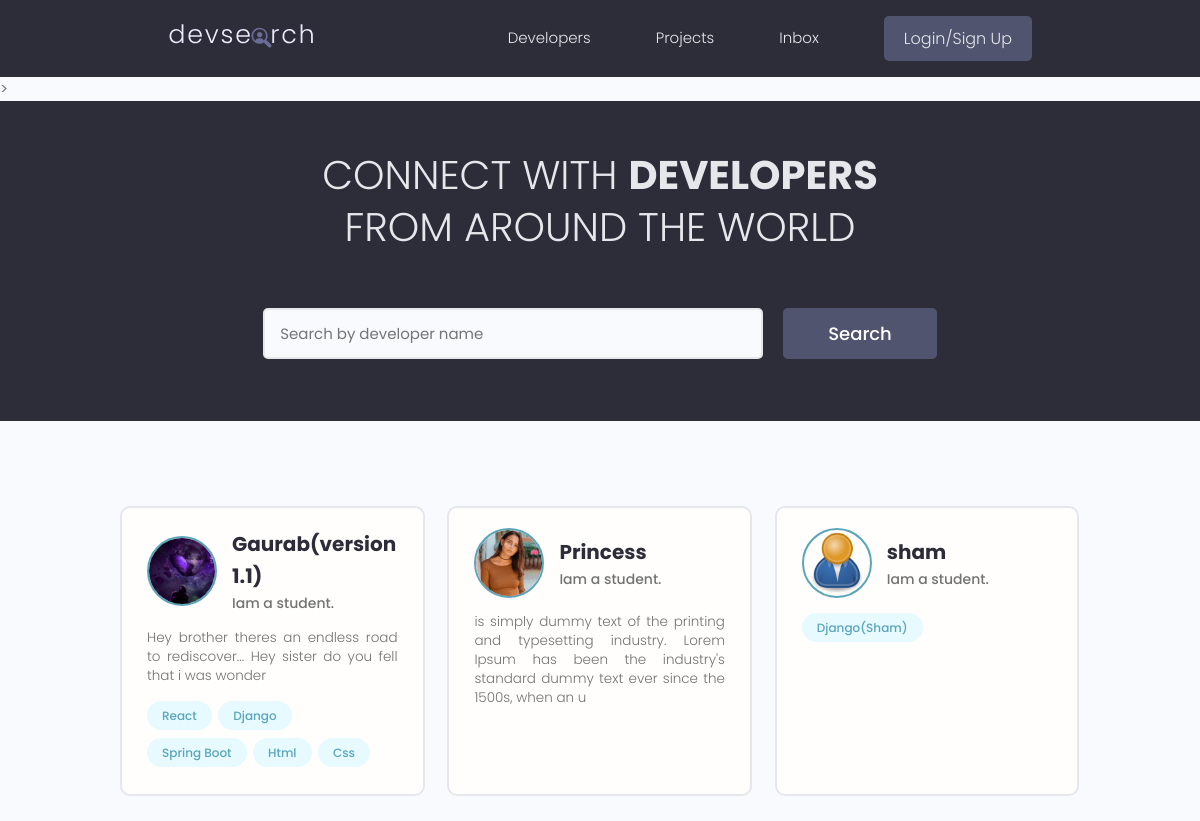
The page / on the database its author committed.
### users/models.py (models this page shows, shortened)
class Profile(models.Model):
    user = models.OneToOneField(
        User, on_delete=models.CASCADE, null=True, blank=True)
    name = models.CharField(max_length=200, blank=True, null=True)
    username = models.CharField(max_length=200, blank=True, null=True)
    email = models.EmailField(max_length=500, blank=True, null=True)
    location = models.CharField(max_length=200, null=True, blank=True)
    short_intro = models.CharField(max_length=200, blank=True, null=True)
    bio = models.TextField(null=True, blank=True)
    profile_image = models.ImageField(
        null=True, blank=True, upload_to='profiles/', default="profiles/user-default.png")
    social_github = models.CharField(max_length=200, blank=True, null=True)
    social_linkedin = models.CharField(max_length=200, blank=True, null=True)
    social_twitter = models.CharField(max_length=200, blank=True, null=True)
    created = models.DateTimeField(auto_now_add=True,  blank=True)
    id = models.UUIDField(default=uuid.uuid4, unique=True,
                          primary_key=True, editable=False)
    def __str__(self):
        return self.name

class Skill(models.Model):
    created = models.DateTimeField(auto_now_add=True,  blank=True)
    name = models.CharField(max_length=200)
    description = models.TextField(null=True, blank=True)
    owner = models.ForeignKey( Profile, on_delete=models.CASCADE, null=True, blank=True)
    id = models.UUIDField(default=uuid.uuid4, unique=True, primary_key=True, editable=False)

### users/views.py (the view)
# urls.py: path('', views.showProfilePage, name="profiles"),
def showProfilePage(request):
    userProfiles, search_query = searchProfiles(request)
    print("User profiles:: ",userProfiles)
    return render(request, 'users/profiles.html', {"profiles": userProfiles, "search_query":search_query})

### users/utils.py (called while the page is built)
def searchProfiles(request):
    search_query = ""
    if request.GET.get('search_query'):
        search_query = request.GET.get('search_query')
    userProfiles = Profile.objects.filter(
        Q(name__icontains=search_query) |
        Q(short_intro__icontains=search_query)
    )
    return userProfiles, search_query

### users/templates/users/profiles.html (shortened to what this page needs)
{% extends 'main.html' %}
{%block content %}>
<main class="home">
  <section class="hero-section text-center">
    <div class="container container--narrow">
      <div class="hero-section__box">
        <h2>CONNECT WITH <span>DEVELOPERS</span></h2>
        <h2>FROM AROUND THE WORLD</h2>
      </div>
      <div class="hero-section__search">
        <form class="form" action="{% url 'profiles' %}" method="get">
          <div class="form__field">
            <input
              class="input input--text"
              id="formInput#search"
              type="text"
              name="search_query"
              value = "{{search_query}}"
              placeholder="Search by developer name"
            />
          </div>
          <input class="btn btn--sub btn--lg" type="submit" value="Search" />
        </form>
      </div>
    </div>
  </section>
  <section class="devlist">
    <div class="container">
      <div class="grid grid--three">
        {% for profile in profiles %}
        <div class="column card">
          <div class="dev">
            <a href="{% url 'user-profile' profile.id%}" class="card__body">
              <div class="dev__profile">
                <img
                  class="avatar avatar--md"
                  src="{{profile.profile_image.url}}"
                  alt="image"
                />
                <div class="dev__meta">
                  <h3>{{profile.name}}</h3>
                  <h5>{{profile.short_intro}}</h5>
                </div>
              </div>
              <p class="dev__info">
               {{profile.bio|slice:"150" }}
              </p>
              <div class="dev__skills">
                {% for skill in profile.skill_set.all|slice:"6" %}
                <span class="tag tag--pill tag--main">
                  <small>{{skill.name}}</small>
                </span>
                {% endfor %}
              </div>
            </a>
          </div>
        </div>
        {% endfor %}
      </div>
    </div>
  </section>
</main>
{% endblock content %}

### templates/main.html (shortened to what this page needs)
<!DOCTYPE html>
{% load static %}
<html>
  <head>
    <link
      rel="stylesheet"
      href="https://cdn.iconmonstr.com/1.3.0/css/iconmonstr-iconic-font.min.css"
    />
    <link rel="stylesheet" href="{% static 'uikit/styles/uikit.css' %}" />
    <link rel="stylesheet" href="{% static 'styles/app.css' %}" />
  </head>
  <body>
    <nav>
      {%include 'navbar.html'%}
    </nav>
    {%block content%} {%endblock content%}
  </body>
</html>

### templates/navbar.html (shortened to what this page needs)
{% load static %}
<header class="header">
    <div class="container container--narrow">
      <a href="{% url 'profiles' %}" class="header__logo">
        <img src="{% static 'images/logo.svg' %}" alt="DevSearch Logo" />
      </a>
      <nav class="header__nav">
        <ul class="header__menu">
          <li class="header__menuItem"><a href="{% url 'profiles' %}">Developers</a></li>
          <li class="header__menuItem"><a href="{% url 'projects' %}" >Projects</a></li>
          <li class="header__menuItem"><a href="">Inbox</a></li>
          {% if request.user.is_authenticated %}
          <li class="header__menuItem"><a href="{% url 'account' %}">Account</a></li>
          <li class="header__menuItem"><a href="{% url 'logout' %}" class="btn btn--sub">Logout</a></li>
          {% else %}
          <li class="header__menuItem"><a href="{% url 'login' %}" class="btn btn--sub">Login/Sign Up</a></li>
          {% endif %}
        </ul>
      </nav>
    </div>
  </header>

### static/styles/app.css (style rules this page uses)
:root { --color-sub: #2d2d39; }
.btn--sub { background-color: var(--color-sub-light); }
.card { border: 2px solid var(--color-light); }
img { width: 100%; }
.header { position: sticky; z-index: 111; background-color: var(--color-sub); padding: 1.5rem 0; }
.header > .container { display: flex; justify-content: space-between; align-items: center; }
.header__logo > img { height: 3.8rem; }
.header__nav > ul { display: inline-flex; align-items: center; list-style: none; gap: 6.5rem; }
.header__menuItem > a { color: var(--color-light); font-weight: 300; }
.hero-section { height: 40vh; display: flex; align-items: center; background-color: var(--color-sub); }
.hero-section__box { margin-bottom: 4rem; }
.hero-section__box > h2, .hero-section__box > h2 > span { font-size: 4rem; color: var(--color-light); line-height: 1.3; text-transform: uppercase; }
.hero-section__box > h2 { font-weight: 300; }
.hero-section__box > h2 > span { font-weight: 700; }
.hero-section__search > .form { display: flex; align-items: center; justify-content: center; gap: 2rem; }
.hero-section__search > .form input.input--text { width: 50rem; }
.devlist { margin-top: 8rem; }
.devlist .grid { align-items: stretch; }
.devlist .dev .dev__profile { display: flex; align-items: center; gap: 1.5rem; }
.devlist .dev .dev__meta h3 { color: var(--color-sub); font-size: 2rem; font-weight: 700; }
.devlist .dev .dev__meta h5 { color: var(--color-text); font-size: 1.4rem; font-weight: 500; }
.devlist .dev .dev__info { margin: 1.5rem 0; font-size: 1.35rem; line-height: 1.4; text-align: justify; }

### static/uikit/styles/modules/_variables.css (style rules this page uses)
:root { --color-main: #5aa5b9; --color-main-light: #e6faff; --color-sub: #3f4156; --color-sub-light: #51546e; --color-sub-lighter: #ededfd; --color-text: #737373; --color-gray: #8b8b8b; --color-light: #e5e7eb; --color-light-gray: #767676; --color-bg: #f8fafd; --color-white: #fffefd; --color-white-light: #f3f3f3; --color-success: #359e64; --color-success-bg: #def8e8; --color-error: #fc4b0b; --color-error-bg: #fff2ee; --font-base: 'Poppins', arial, helvetica, 'Segoe UI', roboto, ubuntu, sans-serif; --font-monospace: 'Fira Code', 'Courier New', courier, monospace; --font-regular: 300; --font-medium: 500; --font-bold: 700; --generic-shadow: 1px 1px 5px #00000010; --generic-transition: all 0.3s ease-in-out; }

### static/uikit/styles/modules/_base.css (style rules this page uses)
* { margin: 0; padding: 0; box-sizing: border-box; text-rendering: optimizeLegibility; color: inherit; font-size: inherit; }
html { font-size: 50%; }
@media only screen and (min-width: 480px) { html { font-size: 56.25%; } }
@media only screen and (min-width: 1200px) { html { font-size: 62.5%; } }
body { line-height: 1.6; font-weight: 400; font-size: 1.5rem; color: var(--color-text); background-color: var(--color-bg); min-height: 100vh; }

### static/uikit/styles/modules/_typography.css (style rules this page uses)
* { font-family: var(--font-base); }
h2 { font-size: 3.6rem; font-weight: var(--font-bold); }
h3 { font-size: 3.2rem; font-weight: var(--font-medium); }
h5 { font-size: 2.4rem; font-weight: var(--font-medium); }
h5, h6 { font-weight: var(--font-regular); }
p, span, strong { font-size: 1.6rem; color: var(--color-text); font-weight: var(--font-regular); }
a { padding-bottom: 2px; text-decoration: none; display: inline-block; color: var(--color-main); font-weight: var(--font-medium); }

### static/uikit/styles/modules/_utilities.css (style rules this page uses)
.container { width: 92%; max-width: 165rem; margin: 0 auto; box-sizing: border-box; }
.container--narrow { width: 92%; max-width: 120rem; }
@media screen and (min-width: 1000px) { .container { width: 90%; } }
@media screen and (min-width: 1000px) { .container--narrow { width: 85%; } }
@media screen and (min-width: 1200px) { .container { width: 80%; } }
@media screen and (min-width: 1200px) { .container--narrow { width: 72%; } }
.text-center { text-align: center; }

### static/uikit/styles/modules/_avatar.css (style rules this page uses)
.avatar { border-radius: 50%; border: 2px solid var(--color-main); object-fit: cover; }
.avatar--md { height: 7rem; width: 7rem; }

### static/uikit/styles/modules/_button.css (style rules this page uses)
.btn { display: inline-block; position: relative; cursor: pointer; background-color: var(--color-light); font-weight: var(--font-medium); color: var(--color-sub); text-decoration: none; padding: 1rem 2rem; border-radius: 0.5rem; border: none; width: -webkit-fit-content; width: -moz-fit-content; width: fit-content; height: -webkit-fit-content; height: -moz-fit-content; height: fit-content; font-size: 1.6rem; outline-width: 0; outline-color: transparent; -webkit-backface-visibility: hidden; backface-visibility: hidden; transition: all 0.3s ease-in-out; }
.btn--sub { background-color: var(--color-sub); color: var(--color-white); }
.btn--lg { font-size: 1.8rem; padding: 1.2rem 4.5rem; }

### rows shown on the page
Profile: profile_image (picture), name "Gaurab(version 1.1)", short_intro "Iam a student.", bio "Hey brother theres an endless road to rediscover... Hey sister do you fell that i was wonder"
Skill: name "React"
Skill: name "Django"
Skill: name "Spring Boot"
Skill: name "Html"
Skill: name "Css"
Profile: profile_image (picture), name "Princess", short_intro "Iam a student.", bio "is simply dummy text of the printing and typesetting industry. Lorem Ipsum has been the industry's standard dummy text ever since the 1500s, when an u"
Profile: profile_image (placeholder picture), name "sham", short_intro "Iam a student."
Skill: name "Django(Sham)"
